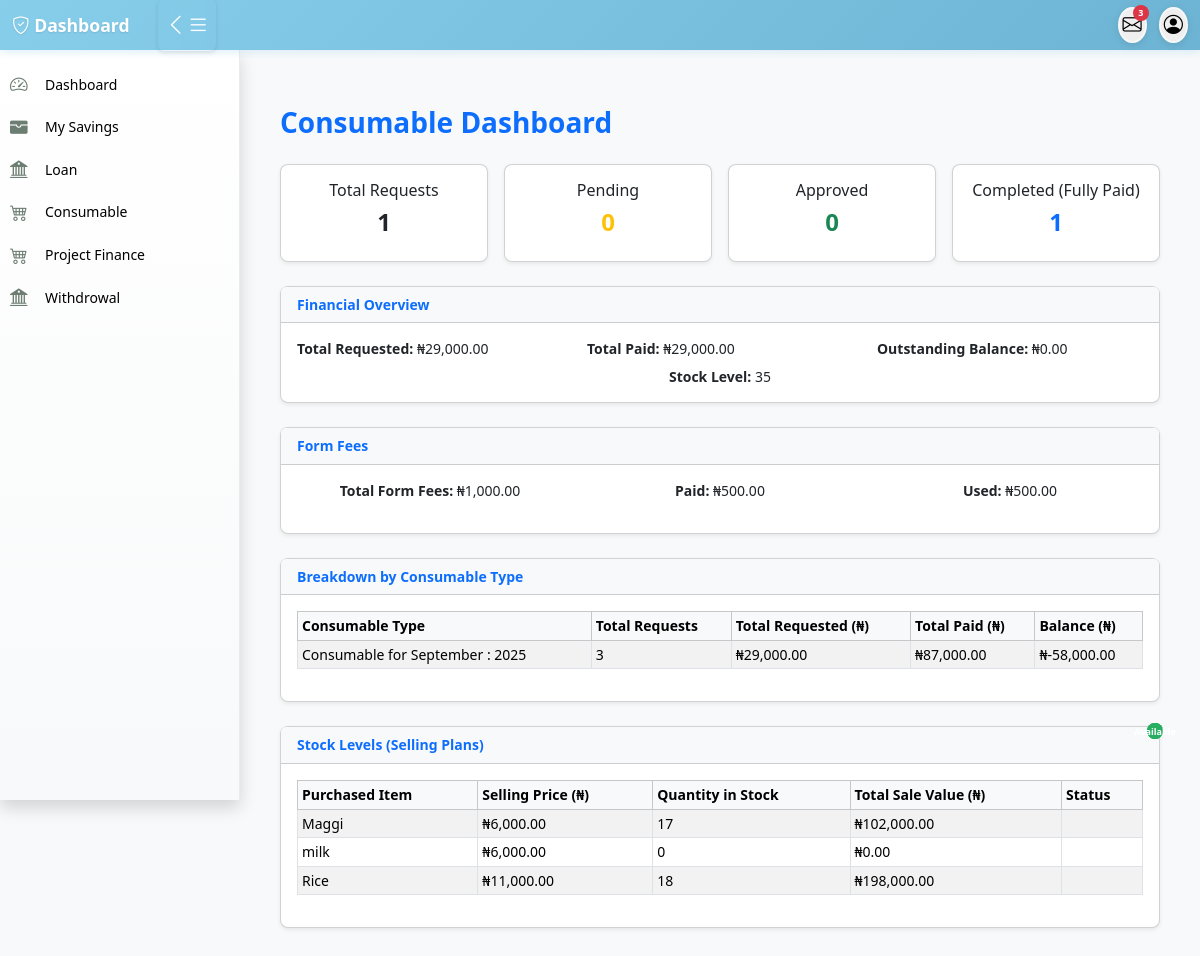
Page /consumables/consumable_dashboard/ on the committed database.
### consumable/models.py (models this page shows, shortened)
class ConsumableType(models.Model):
    name = models.CharField(max_length=100)
    description = models.TextField(blank=True, null=True)
    request_fee = models.DecimalField(max_digits=12, decimal_places=2, default=0)
    available = models.BooleanField(default=True)
    created_by = models.ForeignKey(User,on_delete=models.CASCADE)

### PurchasedItems/models.py (models this page shows, shortened)
class SellingPlan(models.Model):
    purchased_item = models.OneToOneField( PurchasedItem,  on_delete=models.CASCADE,  related_name='selling_plan')
    selling_price_per_unit = models.DecimalField(max_digits=10, decimal_places=2)
    quantity = models.IntegerField()
    created_by = models.ForeignKey(User, on_delete=models.SET_NULL, null=True, blank=True)
    date_created = models.DateField(auto_now_add=True)
    notes = models.TextField(blank=True, null=True)
    profit = models.DecimalField(max_digits=12, decimal_places=2, null=True, blank=True)
    available = models.BooleanField(default=True)
    @property
    def total_sale_value(self):
        return self.selling_price_per_unit * self.quantity

class PurchasedItem(models.Model):
    consumable_purchased_request = models.ForeignKey(ConsumablePurchasedRequest, on_delete=models.CASCADE, related_name='items'  )
    item_name = models.CharField(max_length=255)
    description_title = models.TextField()
    quantity = models.IntegerField()
    unit_price = models.DecimalField(max_digits=10, decimal_places=2)
    receipt = models.FileField(upload_to='receipts/', blank=True, null=True)
    expenditure_amount  = models.DecimalField(max_digits=10, decimal_places=2)
    date_added = models.DateField(auto_now_add=True)

### consumable/views.py (the view)
# urls.py: path('consumable_dashboard/', views.consumable_dashboard, name='consumable_dashboard'),
def consumable_dashboard(request):
    total_requests = ConsumableRequest.objects.count()
    pending_count = ConsumableRequest.objects.filter(status='Pending').count()
    approved_count = ConsumableRequest.objects.filter(status='Approved').count()
    completed_count = ConsumableRequest.objects.filter(status='FullyPaid').count()
    declined_count = ConsumableRequest.objects.filter(status='Declined').count()
    total_amount_requested = ConsumableRequestDetail.objects.aggregate(
        total=Sum(
            ExpressionWrapper(
                F('quantity') * F('item_price'),
                output_field=DecimalField()
            )
        )
    )['total'] or 0
    total_amount_paid = PaybackConsumable.objects.aggregate(
        total=Sum('amount_paid')
    )['total'] or 0
    outstanding_balance = total_amount_requested - total_amount_paid
    total_form_fees = ConsumableFormFee.objects.aggregate(total=Sum('form_fee'))['total'] or 0
    form_fees_paid = ConsumableFormFee.objects.filter(status="paid").aggregate(total=Sum('form_fee'))['total'] or 0
    form_fees_used = ConsumableFormFee.objects.filter(status="used").aggregate(total=Sum('form_fee'))['total'] or 0
    stock_plans = SellingPlan.objects.select_related('purchased_item')
    recent_requests = ConsumableRequest.objects.select_related('user', 'consumable_type').order_by('-date_created')[:10]
    pending_approvals = ConsumableRequest.objects.filter(status='Pending').select_related('user', 'consumable_type')[:5]
    recent_repayments = PaybackConsumable.objects.select_related('consumable_request').order_by('-created_at')[:5]
    type_breakdown = (
        ConsumableType.objects.annotate(
            total_requests=Count('consumables_type'),
            total_requested=Sum(
                ExpressionWrapper(
                    F('consumables_type__details__quantity') *
                    F('consumables_type__details__item_price'),
                    output_field=DecimalField()
                )
            ),
            total_paid=Sum('consumables_type__repayments__amount_paid'),
        )
        .annotate(balance=F('total_requested') - F('total_paid'))
        .order_by('name')
    )
    stock_level = SellingPlan.objects.aggregate(Sum('quantity'))['quantity__sum'] or 0
    context = {
        'total_requests': total_requests,
        'pending_count': pending_count,
        'approved_count': approved_count,
        'completed_count': completed_count,
        'declined_count': declined_count,
         'stock_level': stock_level,
        'total_amount_requested': total_amount_requested,
        'total_amount_paid': total_amount_paid,
        'outstanding_balance': outstanding_balance,
        'total_form_fees': total_form_fees,
        'form_fees_paid': form_fees_paid,
        'form_fees_used': form_fees_used,
        'stock_plans': stock_plans,
        'recent_requests': recent_requests,
        'pending_approvals': pending_approvals,
        'recent_repayments': recent_repayments,
        'type_breakdown': type_breakdown,
    }
    return render(request, 'consumable/consumable_dashboard.html', context)

### templates/consumable/consumable_dashboard.html
{% extends "base/base.html" %}
{% load humanize %}
{% block content %}
<div class="container mt-4">
    <h3 class="mb-4 text-primary fw-bold">Consumable Dashboard</h3>
    <div class="row g-3 mb-4">
        <div class="col-md-3">
            <div class="card shadow-sm p-3 text-center rounded-3">
                <h6>Total Requests</h6>
                <h4 class="fw-bold">{{ total_requests|intcomma }}</h4>
            </div>
        </div>
        <div class="col-md-3">
            <div class="card shadow-sm p-3 text-center rounded-3">
                <h6>Pending</h6>
                <h4 class="text-warning fw-bold">{{ pending_count|intcomma }}</h4>
            </div>
        </div>
        <div class="col-md-3">
            <div class="card shadow-sm p-3 text-center rounded-3">
                <h6>Approved</h6>
                <h4 class="text-success fw-bold">{{ approved_count|intcomma }}</h4>
            </div>
        </div>
        <div class="col-md-3">
            <div class="card shadow-sm p-3 text-center rounded-3">
                <h6>Completed (Fully Paid)</h6>
                <h4 class="text-primary fw-bold">{{ completed_count|intcomma }}</h4>
            </div>
        </div>
    </div>
    <div class="card shadow-sm mb-4 rounded-3">
        <div class="card-header bg-light">
            <strong class="text-primary">Financial Overview</strong>
        </div>
      <div class="card-body d-flex flex-column gap-2">
        <div class="row">
                <div class="col-md-4">
                    <p class="mb-0"><strong>Total Requested:</strong> ₦{{ total_amount_requested|floatformat:2|intcomma }}</p>
                </div>
                <div class="col-md-4">
                    <p class="mb-0"><strong>Total Paid:</strong> ₦{{ total_amount_paid|floatformat:2|intcomma }}</p>
                </div>
                   <div class="col-md-4">
                    <p class="mb-0"><strong>Outstanding Balance:</strong> ₦{{ outstanding_balance|floatformat:2|intcomma }}</p>
                </div>
            </div>
            <div class="row">
                <div class="col-md-12 text-center">
                    <p class="mb-0"><strong>Stock Level:</strong> {{ stock_level|intcomma }}</p>
                </div>
            </div>
      </div>
    </div>
    <div class="card shadow-sm mb-4 rounded-3">
        <div class="card-header bg-light">
            <strong class="text-primary">Form Fees</strong>
        </div>
        <div class="card-body">
            <div class="row">
                <div class="col-md-4 text-center mb-3">
                    <p class="mb-0"><strong>Total Form Fees:</strong> ₦{{ total_form_fees|floatformat:2|intcomma }}</p>
                </div>
                <div class="col-md-4 text-center mb-3">
            <p class="mb-0"><strong>Paid:</strong> ₦{{ form_fees_paid|floatformat:2|intcomma }}</p>
                </div>
                <div class="col-md-4 text-center mb-3">
                    <p class="mb-0"><strong>Used:</strong> ₦{{ form_fees_used|floatformat:2|intcomma }}</p>
                </div>
            </div>
        </div>
    </div>
    <div class="card shadow-sm mb-4 rounded-3">
        <div class="card-header bg-light">
            <strong class="text-primary">Breakdown by Consumable Type</strong>
        </div>
        <div class="card-body table-responsive">
            <table class="table table-bordered table-striped table-sm align-middle">
                <thead class="table-light">
                    <tr>
                        <th>Consumable Type</th>
                        <th>Total Requests</th>
                        <th>Total Requested (₦)</th>
                        <th>Total Paid (₦)</th>
                        <th>Balance (₦)</th>
                    </tr>
                </thead>
                <tbody>
                    {% for type in type_breakdown %}
                        <tr>
                            <td>{{ type.name }}</td>
                            <td>{{ type.total_requests|intcomma }}</td>
                            <td>₦{{ type.total_requested|default:0|floatformat:2|intcomma }}</td>
                            <td>₦{{ type.total_paid|default:0|floatformat:2|intcomma }}</td>
                            <td>₦{{ type.balance|default:0|floatformat:2|intcomma }}</td>
                        </tr>
                    {% empty %}
                        <tr><td colspan="5" class="text-center text-muted">No data available</td></tr>
                    {% endfor %}
                </tbody>
            </table>
        </div>
    </div>
    <div class="card shadow-sm mb-4 rounded-3">
        <div class="card-header bg-light">
            <strong class="text-primary">Stock Levels (Selling Plans)</strong>
        </div>
        <div class="card-body table-responsive">
            <table class="table table-bordered table-striped table-sm align-middle">
                <thead class="table-light">
                    <tr>
                        <th>Purchased Item</th>
                        <th>Selling Price (₦)</th>
                        <th>Quantity in Stock</th>
                        <th>Total Sale Value (₦)</th>
                        <th>Status</th>
                    </tr>
                </thead>
                <tbody>
                    {% for plan in stock_plans %}
                        <tr>
                            <td>{{ plan.purchased_item.item_name }}</td>
                            <td>₦{{ plan.selling_price_per_unit|floatformat:2|intcomma }}</td>
                            <td>{{ plan.quantity|intcomma }}</td>
                            <td>₦{{ plan.total_sale_value|floatformat:2|intcomma }}</td>
                            <td>
                                {% if plan.available %}
                                    <span class="badge bg-success">Available</span>
                                {% else %}
                                    <span class="badge bg-danger">Unavailable</span>
                                {% endif %}
                            </td>
                        </tr>
                    {% empty %}
                        <tr><td colspan="5" class="text-center text-muted">No stock plans found</td></tr>
                    {% endfor %}
                </tbody>
            </table>
        </div>
    </div>
</div>
{% endblock %}

### static/css/style.css (style rules this page uses)
:root { --sidebar-width: 240px; --sidebar-collapsed-width: 60px; --navbar-height: 50px; --primary-color: #cacadb; --primary-color: #5d5d81; --secondary-color: #4b4b6c; --accent-color: rgb(98, 145, 192); --success-color: #27ae60; --warning-color: #f39c12; --danger-color: #e74c3c; }
* { box-sizing: border-box; }
body { font-family: 'Segoe UI', Tahoma, Geneva, Verdana, sans-serif; background-color: #f8f9fa; margin: 0; padding: 0; font-size: 14px; line-height: 1.4; }
.badge { position: absolute; top: -4px; right: -4px; background: #dc3545; color: white; border-radius: 50%; width: 16px; height: 16px; font-size: 9px; display: flex; align-items: center; justify-content: center; font-weight: 600; }
.bg-success { background: var(--success-color) !important; }

### rows in the picture
ConsumableType: name "Consumable for September : 2025", total_requests "3", total_requested "29,000.00", total_paid "87,000.00", balance "-58,000.00"
SellingPlan: purchased_item.item_name "Maggi", selling_price_per_unit "6,000.00", quantity "17", total_sale_value "102,000.00"
SellingPlan: purchased_item.item_name "milk", selling_price_per_unit "6,000.00", quantity "0", total_sale_value "0.00"
SellingPlan: purchased_item.item_name "Rice", selling_price_per_unit "11,000.00", quantity "18", total_sale_value "198,000.00", available "Available"

### other values in the picture
{{ total_requests|intcomma }} "1"
{{ pending_count|intcomma }} "0"
{{ approved_count|intcomma }} "0"
{{ completed_count|intcomma }} "1"
{{ total_amount_requested|floatformat:2|intcomma }} "29,000.00"
{{ total_amount_paid|floatformat:2|intcomma }} "29,000.00"
{{ outstanding_balance|floatformat:2|intcomma }} "0.00"
{{ stock_level|intcomma }} "35"
{{ total_form_fees|floatformat:2|intcomma }} "1,000.00"
